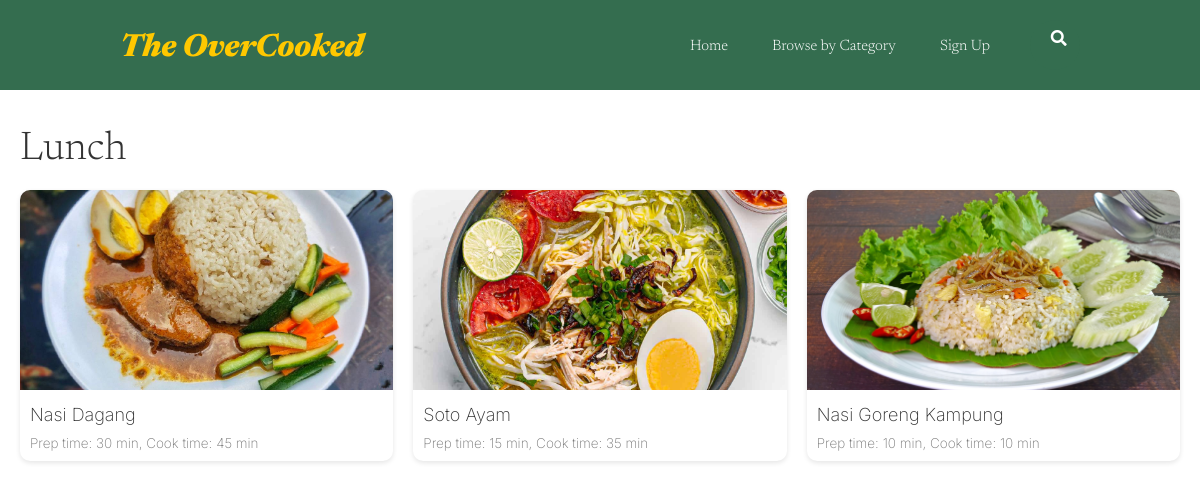
Page /G.recipe_list_lunch.php on the committed database.
### tables this page shows
CREATE TABLE `posted_recipe` (
  `recipeId` int(11) NOT NULL,
  `recipeName` varchar(255) NOT NULL,
  `chefId` int(11) NOT NULL,
  `category` enum('Breakfast','Lunch','Dinner','Dessert','Beverages') NOT NULL,
  `tag` text NOT NULL,
  `picture` varchar(255) NOT NULL,
  `note` varchar(255) NOT NULL,
  `details` varchar(255) NOT NULL,
  `ingredients` text NOT NULL,
  `instruction` text NOT NULL,
  `approved` tinyint(1) DEFAULT 0,
  `datetime_posted` datetime NOT NULL DEFAULT current_timestamp()
);

### G.fetch_lunch_recipe.php (the view, shortened to what this page needs)
<?php
$host = "localhost";
$username = "root";
$password = "";
$database = "the_overcooked_db";
try {
    $conn = mysqli_connect($host, $username, $password, $database);
} catch (Exception $e) {
    die("Connection failed: " . $e->getMessage());
}
$category = 'Lunch';
$sql = "SELECT recipeId, recipeName, picture, details FROM posted_recipe WHERE category = ?";
$stmt = $conn->prepare($sql);
$stmt->bind_param("s", $category);
$stmt->execute();
$result = $stmt->get_result();
while ($row = $result->fetch_assoc()) {
    echo "<a href='G.recipedetails.php?recipeId=" . $row['recipeId'] . "' style='text-decoration: none; color: inherit;'>";
    echo "<div class='recipe-card'>";
    echo "<img src='" . $row['picture'] . "' alt='" . $row['recipeName'] . "'>";
    echo "<h2 class='recipe-name'>" . $row['recipeName'] . "</h2>";
    echo "<p class='recipe-details'>" . $row['details'] . "</p>";
    echo "</div>";
    echo "</a>";
}
?>

### GRUC.recipe_list.css (style rules this page uses)
* { box-sizing: border-box; margin: 0; padding: 0; }
li, a { font-family: "Newsreader", sans-serif; font-weight: 300; font-size: 15px; color: #ffffff; text-decoration: none; }
.navigation_link, li, a { transition: all 0.3s ease 0s; }
.recipe-card { background-color: #fff; border-radius: 10px; overflow: hidden; box-shadow: 0 2px 5px rgba(0, 0, 0, 0.1); transition: transform 0.2s ease-in-out; }
.recipe-card img { width: 100%; height: 200px; object-fit: cover; }
.recipe-name { font-size: 1.2em; margin: 10px; font-family: "Inter", sans-serif; font-weight: 200; color: #333; }
.recipe-details { font-size: 0.9em; color: #777; margin: 0 10px 10px 10px; font-family: "Inter", sans-serif; font-weight: 200; }

### rows in the picture
posted_recipe: picture (picture), recipeName "Nasi Dagang", details "Prep time: 30 min, Cook time: 45 min"
posted_recipe: picture (picture), recipeName "Soto Ayam", details "Prep time: 15 min, Cook time: 35 min"
posted_recipe: picture (picture), recipeName "Nasi Goreng Kampung", details "Prep time: 10 min, Cook time: 10 min"
